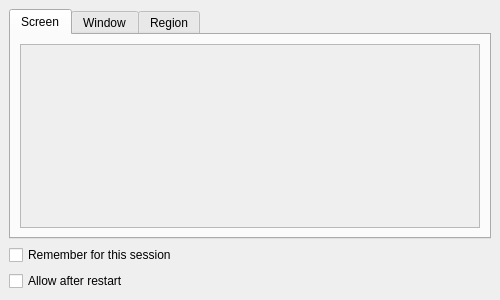
<?xml version="1.0" encoding="UTF-8"?>
<ui version="4.0">
 <class>MainPicker</class>
 <widget class="QMainWindow" name="MainPicker">
  <property name="geometry">
   <rect>
    <x>0</x>
    <y>0</y>
    <width>500</width>
    <height>300</height>
   </rect>
  </property>
  <property name="sizePolicy">
   <sizepolicy hsizetype="Expanding" vsizetype="Expanding">
    <horstretch>0</horstretch>
    <verstretch>0</verstretch>
   </sizepolicy>
  </property>
  <property name="minimumSize">
   <size>
    <width>500</width>
    <height>290</height>
   </size>
  </property>
  <property name="maximumSize">
   <size>
    <width>1280</width>
    <height>800</height>
   </size>
  </property>
  <property name="windowTitle">
   <string>Select what to share</string>
  </property>
  <widget class="QWidget" name="centralwidget">
   <property name="sizePolicy">
    <sizepolicy hsizetype="Expanding" vsizetype="Expanding">
     <horstretch>0</horstretch>
     <verstretch>0</verstretch>
    </sizepolicy>
   </property>
   <property name="minimumSize">
    <size>
     <width>0</width>
     <height>0</height>
    </size>
   </property>
   <property name="maximumSize">
    <size>
     <width>1280</width>
     <height>800</height>
    </size>
   </property>
   <layout class="QVBoxLayout" name="verticalLayout_2">
    <item>
     <layout class="QVBoxLayout" name="verticalLayout">
      <item>
       <widget class="QTabWidget" name="tabWidget">
        <property name="sizePolicy">
         <sizepolicy hsizetype="Expanding" vsizetype="Expanding">
          <horstretch>0</horstretch>
          <verstretch>0</verstretch>
         </sizepolicy>
        </property>
        <property name="minimumSize">
         <size>
          <width>0</width>
          <height>0</height>
         </size>
        </property>
        <property name="maximumSize">
         <size>
          <width>16777215</width>
          <height>16777215</height>
         </size>
        </property>
        <property name="focusPolicy">
         <enum>Qt::StrongFocus</enum>
        </property>
        <property name="toolTip">
         <string/>
        </property>
        <property name="tabPosition">
         <enum>QTabWidget::North</enum>
        </property>
        <property name="currentIndex">
         <number>0</number>
        </property>
        <widget class="QWidget" name="screens">
         <property name="sizePolicy">
          <sizepolicy hsizetype="Expanding" vsizetype="Expanding">
           <horstretch>0</horstretch>
           <verstretch>0</verstretch>
          </sizepolicy>
         </property>
         <property name="layoutDirection">
          <enum>Qt::LeftToRight</enum>
         </property>
         <attribute name="title">
          <string>Screen</string>
         </attribute>
         <layout class="QGridLayout" name="gridLayout_2">
          <item row="0" column="0">
           <widget class="QScrollArea" name="scrollArea">
            <property name="sizePolicy">
             <sizepolicy hsizetype="Expanding" vsizetype="Expanding">
              <horstretch>0</horstretch>
              <verstretch>0</verstretch>
             </sizepolicy>
            </property>
            <property name="focusPolicy">
             <enum>Qt::NoFocus</enum>
            </property>
            <property name="horizontalScrollBarPolicy">
             <enum>Qt::ScrollBarAlwaysOff</enum>
            </property>
            <property name="sizeAdjustPolicy">
             <enum>QAbstractScrollArea::AdjustIgnored</enum>
            </property>
            <property name="widgetResizable">
             <bool>true</bool>
            </property>
            <property name="alignment">
             <set>Qt::AlignLeading|Qt::AlignLeft|Qt::AlignTop</set>
            </property>
            <widget class="QWidget" name="scrollAreaWidgetContents">
             <property name="enabled">
              <bool>true</bool>
             </property>
             <property name="geometry">
              <rect>
               <x>0</x>
               <y>0</y>
               <width>410</width>
               <height>18</height>
              </rect>
             </property>
             <property name="sizePolicy">
              <sizepolicy hsizetype="Ignored" vsizetype="Maximum">
               <horstretch>0</horstretch>
               <verstretch>0</verstretch>
              </sizepolicy>
             </property>
             <property name="minimumSize">
              <size>
               <width>0</width>
               <height>0</height>
              </size>
             </property>
             <property name="maximumSize">
              <size>
               <width>16777215</width>
               <height>16777215</height>
              </size>
             </property>
             <property name="focusPolicy">
              <enum>Qt::NoFocus</enum>
             </property>
             <layout class="QVBoxLayout" name="screensScrollAreaLayout">
              <property name="spacing">
               <number>6</number>
              </property>
              <property name="sizeConstraint">
               <enum>QLayout::SetDefaultConstraint</enum>
              </property>
             </layout>
            </widget>
           </widget>
          </item>
         </layout>
        </widget>
        <widget class="QWidget" name="windows">
         <property name="sizePolicy">
          <sizepolicy hsizetype="Expanding" vsizetype="Expanding">
           <horstretch>0</horstretch>
           <verstretch>0</verstretch>
          </sizepolicy>
         </property>
         <attribute name="title">
          <string>Window</string>
         </attribute>
         <layout class="QGridLayout" name="gridLayout_3">
          <item row="0" column="0">
           <widget class="QScrollArea" name="scrollArea_2">
            <property name="focusPolicy">
             <enum>Qt::NoFocus</enum>
            </property>
            <property name="horizontalScrollBarPolicy">
             <enum>Qt::ScrollBarAlwaysOff</enum>
            </property>
            <property name="widgetResizable">
             <bool>true</bool>
            </property>
            <property name="alignment">
             <set>Qt::AlignLeading|Qt::AlignLeft|Qt::AlignTop</set>
            </property>
            <widget class="QWidget" name="scrollAreaWidgetContents_2">
             <property name="geometry">
              <rect>
               <x>0</x>
               <y>0</y>
               <width>410</width>
               <height>18</height>
              </rect>
             </property>
             <property name="sizePolicy">
              <sizepolicy hsizetype="Ignored" vsizetype="Maximum">
               <horstretch>0</horstretch>
               <verstretch>0</verstretch>
              </sizepolicy>
             </property>
             <property name="minimumSize">
              <size>
               <width>0</width>
               <height>0</height>
              </size>
             </property>
             <property name="focusPolicy">
              <enum>Qt::NoFocus</enum>
             </property>
             <layout class="QVBoxLayout" name="windowsScrollAreaLayout"/>
            </widget>
           </widget>
          </item>
         </layout>
        </widget>
        <widget class="QWidget" name="region">
         <property name="sizePolicy">
          <sizepolicy hsizetype="Expanding" vsizetype="Expanding">
           <horstretch>0</horstretch>
           <verstretch>0</verstretch>
          </sizepolicy>
         </property>
         <property name="maximumSize">
          <size>
           <width>16777215</width>
           <height>16777215</height>
          </size>
         </property>
         <property name="layoutDirection">
          <enum>Qt::LeftToRight</enum>
         </property>
         <property name="autoFillBackground">
          <bool>false</bool>
         </property>
         <attribute name="title">
          <string>Region</string>
         </attribute>
         <layout class="QGridLayout" name="gridLayout">
          <property name="sizeConstraint">
           <enum>QLayout::SetDefaultConstraint</enum>
          </property>
         </layout>
        </widget>
       </widget>
      </item>
      <item>
       <widget class="QCheckBox" name="checkBox">
        <property name="focusPolicy">
         <enum>Qt::ClickFocus</enum>
        </property>
        <property name="toolTip">
         <string>The application can share the same source again without asking until you sign out or the portal restarts.
Only select if you trust the application.</string>
        </property>
        <property name="layoutDirection">
         <enum>Qt::LeftToRight</enum>
        </property>
        <property name="text">
         <string>Remember for this session</string>
        </property>
       </widget>
      </item>
      <item>
       <widget class="QCheckBox" name="persistCheckBox">
        <property name="focusPolicy">
         <enum>Qt::ClickFocus</enum>
        </property>
        <property name="toolTip">
         <string>The application can share the same screen or region again without asking, also after a restart.
Windows are remembered only for this session. Revoke it in Settings, Apps, Screen sharing.</string>
        </property>
        <property name="layoutDirection">
         <enum>Qt::LeftToRight</enum>
        </property>
        <property name="text">
         <string>Allow after restart</string>
        </property>
       </widget>
      </item>
     </layout>
    </item>
   </layout>
  </widget>
 </widget>
 <tabstops>
  <tabstop>tabWidget</tabstop>
 </tabstops>
 <resources/>
 <connections/>
</ui>
